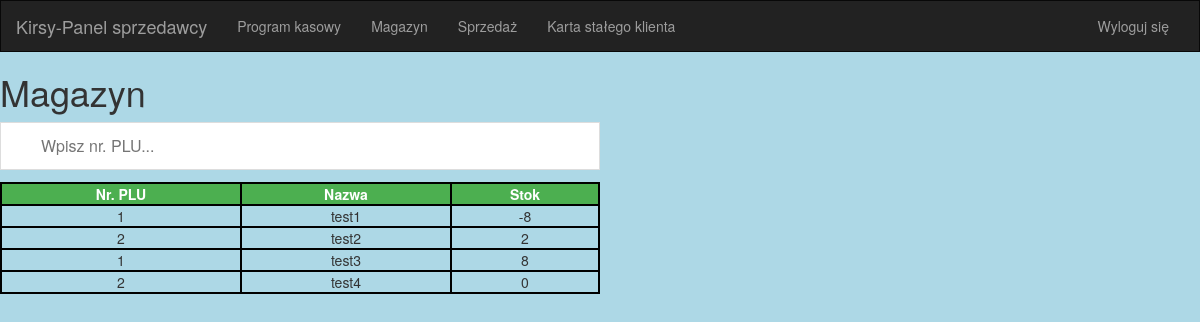
Page /kirsy/panelsprzedawcy/magazyn/ (signed in) on the earlier database version.
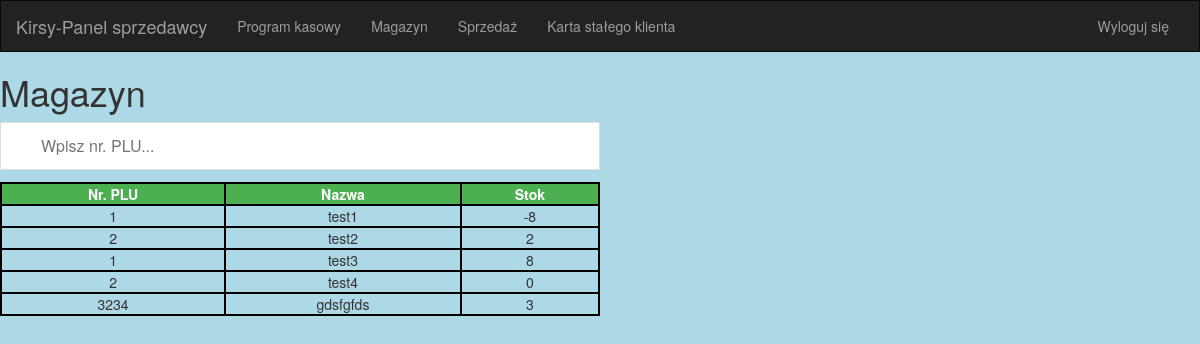
Same page on the later database version.
### panel/models.py (models this page shows, shortened)
class Product(models.Model):
    VAT_CHOICES = (
        ('23', 23),
        ('8', 8),
        ('5', 5),
        ('0', 0),
    )
    STATUS_CHOICES = (
        ('AC', 'AC'),
        ('NC', 'NC'),
    )
    art_name = models.CharField('Nazwa artykułu: ', max_length=100)
    plu_num = models.IntegerField('Nr. PLU', default=0)
    sales_price_brutto = models.FloatField('CSB: ', null=True)
    sales_price_netto = models.FloatField('CSN: ', null=True)
    last_price = models.FloatField('Ostatnia cena sprzedaży: ', null=True)
    purchase_price_brutto = models.FloatField('CZB: ', null=True)
    purchase_price_netto = models.FloatField('CZN: ', null=True)
    vat_difference = models.FloatField('Różnica VAT: ', null=True)
    vat_value = models.CharField(choices=VAT_CHOICES, max_length=3, default=23)
    entry_date = models.DateField('Data wejścia: ')
    margin = models.FloatField('Marża: ', null=True)
    zloty_margin = models.FloatField('Marża PLN: ', null=True)
    stock = models.IntegerField('Stan: ', default=0)
    stock_cs_pln = models.FloatField('Stok CS PLN: ', null=True)
    stock_cz_pln = models.FloatField('Stok CZ PLN: ', null=True)
    decote = models.IntegerField('Dekot: ', default=0)
    product_status = models.CharField(choices=STATUS_CHOICES, default='AC', max_length=2)
    quantity_sold = models.IntegerField('Sprzedana ilość', default=0)
    temporary_quantity = models.IntegerField('Tymczasowa ilość', default=0)
    history = HistoricalRecords()
    owner = models.ForeignKey(Group, on_delete=models.CASCADE)
    owner_name = models.CharField('Nazwa grupy: ', max_length=255)
    price_raw_variance = models.FloatField(null=True)
    price_percentage_variance = models.FloatField(default=0.0)
    price_changes = models.IntegerField(default=0)
    class Meta:
        verbose_name = 'Produkt'
        verbose_name_plural = 'Produkty'
    """def update_price(self, price):
        if price != self.sales_price_brutto:
            self.last_price = self.sales_price_brutto
            self.sales_price_brutto = price
            if self.sales_price_brutto and self.last_price:
                self.price_raw_variance = self.sales_price_brutto - self.last_price
                if self.sales_price_brutto > 0 and self.last_price > 0:
                    if self.last_price < self.sales_price_brutto:
                        self.price_percentage_variance = self.last_price / self.sales_price_brutto
                        self.price_percentage_variance = 1.0 - self.price_percentage_variance
                    elif self.last_price > self.sales_price_brutto:
                        self.price_percentage_variance = self.sales_price_brutto / self.last_price
                        self.price_percentage_variance = self.price_percentage_variance - 1.0
                else:
                    self.price_percentage_variance = 0.0
            else:
                self.price_raw_variance = None
                self.price_percentage_variance = 0.0
            self.price_changes = self.price_changes.count()
            self.save()
            PriceHistory(product=self, price=price).save()"""
    def get_current_price_display(self):
        return format_currency(self.sales_price_brutto)
    get_current_price_display.allow_tags = True
    get_current_price_display.short_description = 'CSB: '
    csb = property(get_current_price_display)
    def get_vat_display(self):
        return format_vat(self.vat_value)
    get_vat_display.allow_tags = True
    get_vat_display.short_description = 'VAT: '
    vat_display = property(get_vat_display)
    def get_decote_display(self):
        decote_value = 0
        actual_date = datetime.today()
        actual_month = actual_date.month
        entry_month = self.entry_date.strftime('%m')
        entry_month = int(entry_month)
        if entry_month in decote_dict:
            entry_month = decote_dict[entry_month]
        if actual_month - entry_month <= 2:
            return decote_value
        elif actual_month - entry_month > 2:
            for i in range(actual_month - entry_month):
                decote_value += 10
        return decote_value
    """get_decote_display.allow_tags = True
    get_decote_display.short_description = 'Dekot: '
    decot = property(get_decote_display)"""

### panel/views.py (the view)
@login_required(login_url='/login')
def warehouse(request):
    try:
        stocks = Product.objects.only('plu_num', 'art_name', 'stock')
    except Product.DoesNotExist:
        raise Http404('Products can\'t be found!')
    return render(request, 'panel/seller_warehouse.html', {'stocks': stocks})

### panel/templates/panel/seller_warehouse.html (shortened to what this page needs)
{% extends 'panel/baseseller.html' %}
{% block content %}
<h1>Magazyn</h1>
<body>
    <input type="text" id="warehouseInput" onkeyup="warehouseFunction()" placeholder="Wpisz nr. PLU...">
    <table id="warehouseTable">
        <tr>
            <th>Nr. PLU</th>
            <th>Nazwa</th>
            <th>Stok</th>
        </tr>
        {% for field in stocks %}
            <tr>
                <td>{{ field.plu_num }}</td>
                <td>{{ field.art_name }}</td>
                <td>{{ field.stock }}</td>
            </tr>
        {% endfor %}
    </table>
</body>
{% endblock %}

Differences in the rows shown:
added Product: plu_num "3234", art_name "gdsfgfds", stock "3"
